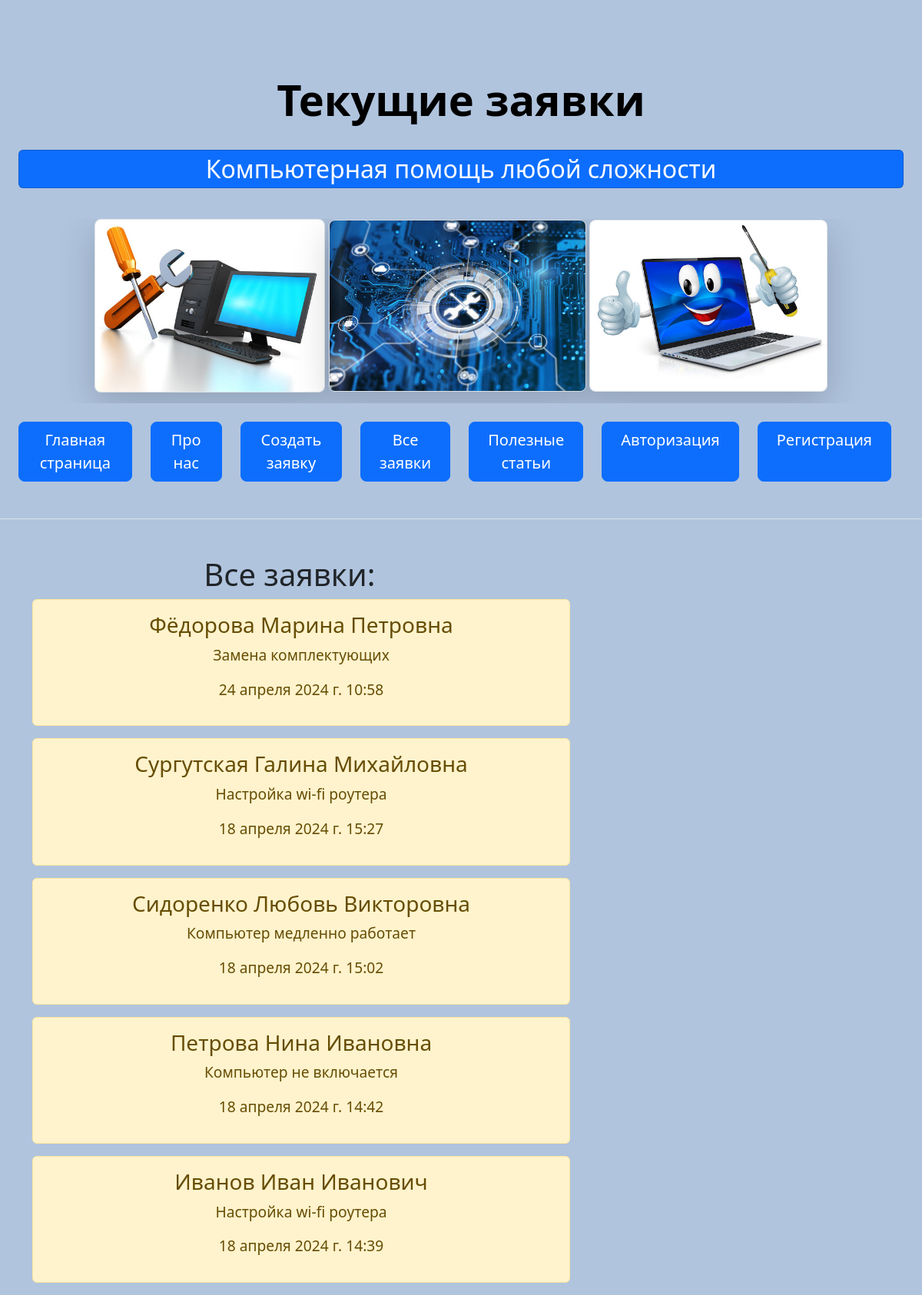
The page /orders on the database as committed earlier.
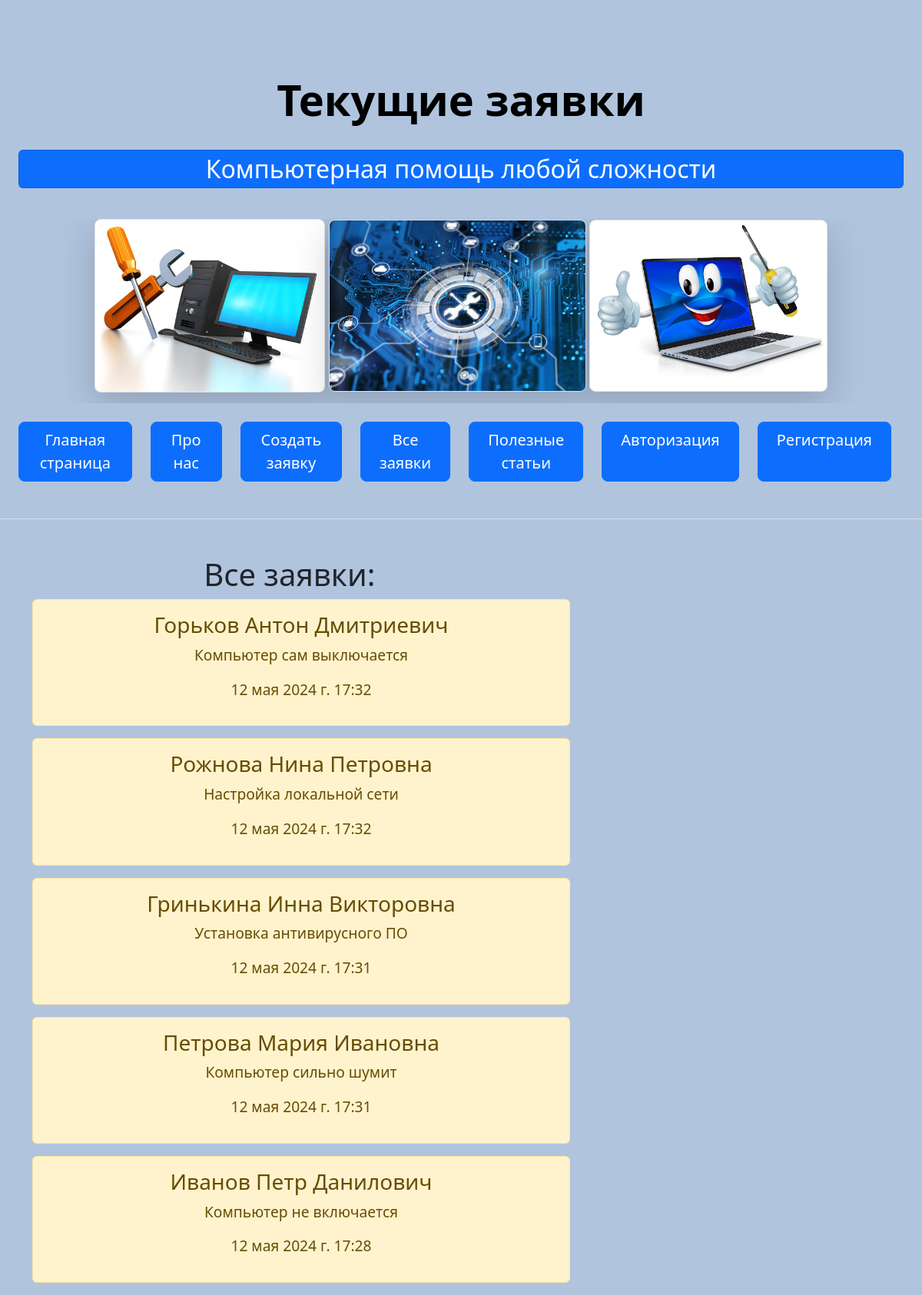
The same page on the database as committed later.
### main/models.py (models this page shows, shortened)
class Order(models.Model):
    client = models.CharField('Клиент', max_length=40)
    phone = models.CharField('Номер телефона', max_length=12)
    text = models.ForeignKey(Problem, on_delete=models.DO_NOTHING)
    date = models.DateTimeField('Дата заказа', default=datetime.now)
    class Meta:
        verbose_name = "Заказ"
        verbose_name_plural = 'Заказы'

class Problem(models.Model):
    problem = models.TextField('Проблема, неполадка ПК', max_length=30)
    def __str__(self):
        return self.problem
    class Meta:
        verbose_name = 'Неисправность'
        verbose_name_plural = 'Проблемы и неисправности ПК'

### main/views.py (the view)
# urls.py: path('orders', views.orders, name='orders'),
def orders(request):
    order = Order.objects.order_by('-id')
    return render(request, 'main/orders.html', {'orders': order})

### main/templates/main/orders.html (shortened to what this page needs)
{% extends 'main/base.html' %}
{% block name %}
Текущие заявки
{% endblock %}
{% block content %}
    <h1 style="margin-left: 20%;">Все заявки:</h1>
    {% if orders %}
        {% for el in orders %}
            <div style="width:700px; text-align:center;" class="alert alert-warning">
                <h3>{{ el.client }}</h3>
                <p>{{ el.text }}</p>
                <p>{{ el.date }}</p>
            </div>
        {% endfor %}
    {% else %}
        <p>Записей в базе нет!</p>
    {% endif %}
{% endblock %}

### main/templates/main/base.html (shortened to what this page needs)
{% load static %}
<!doctype html>
<html lang="ru">
<head>
    <link rel="stylesheet" href="https://cdn.jsdelivr.net/npm/bootstrap@5.3.2/dist/css/bootstrap.min.css">
    <link rel="stylesheet" href="{% static 'main/css/main.css' %}">
</head>
<body>
<div class="px-4 pt-5 my-5 text-center border-bottom">
    <h1 class="display-4 fw-bold text-body-emphasis" >{% block name %}{% endblock %}</h1><br>
    <div>
      <p class="card bg-primary text-white" style="font-size:200%">Компьютерная помощь любой сложности</p><br>
    </div>
    <div class="overflow-hidden" style="max-height: 30vh;">
        <div class="container px-5">
            <img src="{% static 'main/images/service1.jpg' %}" class="img-fluid border rounded-3 shadow-lg mb-4" alt="My image_1" width="300" height="200" loading="lazy">
            <img src="{% static 'main/images/it.jpg' %}" class="img-fluid border rounded-3 shadow-lg mb-4" alt="My image_2" width="335" height="200" loading="lazy">
            <img src="{% static 'main/images/service2.jpg' %}" class="img-fluid border rounded-3 shadow-lg mb-4" alt="My image_3" width="310" height="200" loading="lazy">
        </div>
    </div> <br>
    <div class="d-grid gap-2 d-sm-flex justify-content-sm-center mb-5">
        <a class="btn btn-primary btn-lg px-4 me-sm-3" href="{% url 'home' %}">Главная страница</a>
        <a class="btn btn-primary btn-lg px-4 me-sm-3" href="{% url 'about' %}">Про нас</a>
        <a class="btn btn-primary btn-lg px-4 me-sm-3" href="{% url 'create' %}">Создать заявку</a>
        <a class="btn btn-primary btn-lg px-4 me-sm-3" href="{% url 'orders' %}">Все заявки</a>
        <a class="btn btn-primary btn-lg px-4 me-sm-3" href="{% url 'articles' %}">Полезные статьи</a>
        <a class="btn btn-primary btn-lg px-4 me-sm-3" href="{% url 'login' %}">Авторизация</a>
        <a class="btn btn-primary btn-lg px-4 me-sm-3" href="{% url 'register' %}">Регистрация</a>
      </div>
    </div>
    <div class="container" style="font-size:120%">
        {% block content %}{% endblock %}
    </div>
</body>
</html>

### main/static/main/css/main.css (style rules this page uses)
body { background: #B0C4DE; }

Rows that differ between the two databases and show on the page:
removed Order: client "Фёдорова Марина Петровна", text "Замена комплектующих", date "24 апреля 2024 г. 10:58"
removed Order: client "Сургутская Галина Михайловна", text "Настройка wi-fi роутера", date "18 апреля 2024 г. 15:27"
added Order: client "Горьков Антон Дмитриевич", text "Компьютер сам выключается", date "12 мая 2024 г. 17:32"
added Order: client "Рожнова Нина Петровна", text "Настройка локальной сети", date "12 мая 2024 г. 17:32"
changed Order: client "Сидоренко Любовь Викторовна" → "Гринькина Инна Викторовна"; text "Компьютер медленно работает" → "Установка антивирусного ПО"; date "18 апреля 2024 г. 15:02" → "12 мая 2024 г. 17:31"
changed Order: client "Петрова Нина Ивановна" → "Петрова Мария Ивановна"; text "Компьютер не включается" → "Компьютер сильно шумит"; date "18 апреля 2024 г. 14:42" → "12 мая 2024 г. 17:31"
changed Order: client "Иванов Иван Иванович" → "Иванов Петр Данилович"; text "Настройка wi-fi роутера" → "Компьютер не включается"; date "18 апреля 2024 г. 14:39" → "12 мая 2024 г. 17:28"
